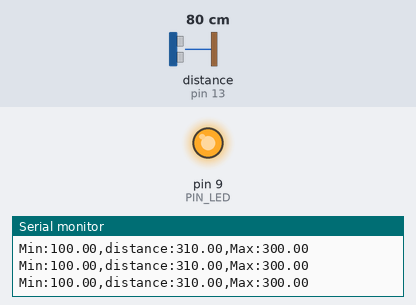
This sketch was run on a simulated Arduino Uno, built with avr-gcc and run on an emulated ATmega328P. Parts: output pins drawn as LEDs (lit = HIGH), the last lines printed to the serial monitor. Wiring (inferred from the names in the program): ultrasonic range finder: trigger pin 12; echo pin 13. The test bench sets the inputs (shaded band); at power-on: distance to the obstacle (sensor on pin 13) 80 cm. The echo pulse lasts 58.3 µs per cm; pins used as bus, display or sensor lines are not drawn.

Above: at 1.2 s.
1.3 s: distance to the obstacle (sensor on pin 13) set to 18 cm
At 2.41 s:
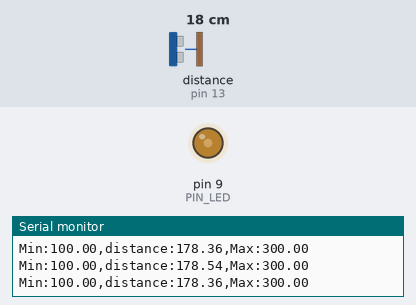
4.3 s: distance to the obstacle (sensor on pin 13) set to 2 cm
Timing chart, 0 to 7.3 s (numbered marks = the images above; inputs shaded):
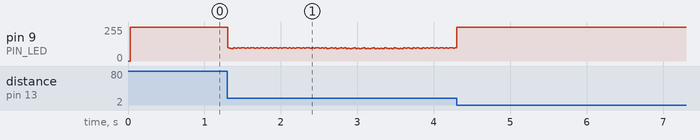

The sketch:

08_example_2_08P07_.ino
```cpp
// Arduino pin assignment
#define PIN_LED  9
#define PIN_TRIG 12   // sonar sensor TRIGGER
#define PIN_ECHO 13   // sonar sensor ECHO

// configurable parameters
#define SND_VEL 346.0     // sound velocity at 24 celsius degree (unit: m/sec)
#define INTERVAL 25      // sampling interval (unit: msec)
#define PULSE_DURATION 10 // ultra-sound Pulse Duration (unit: usec)
#define _DIST_MIN 100.0   // minimum distance to be measured (unit: mm)
#define _DIST_MAX 300.0   // maximum distance to be measured (unit: mm)

#define TIMEOUT ((INTERVAL / 2) * 1000.0) // maximum echo waiting time (unit: usec)
#define SCALE (0.001 * 0.5 * SND_VEL) // coefficent to convert duration to distance

unsigned long last_sampling_time;   // unit: msec

void setup() {
  // initialize GPIO pins
  pinMode(PIN_LED, OUTPUT);
  pinMode(PIN_TRIG, OUTPUT);  // sonar TRIGGER
  pinMode(PIN_ECHO, INPUT);   // sonar ECHO
  digitalWrite(PIN_TRIG, LOW);  // turn-off Sonar

  // initialize serial port
  Serial.begin(57600);
}

void loop() {
  float distance;

  // wait until next sampling time.
  // millis() returns the number of milliseconds since the program started.
  //    will overflow after 50 days.
  if (millis() < (last_sampling_time + INTERVAL))
    return;

  distance = USS_measure(PIN_TRIG, PIN_ECHO); // read distance

  float light;

  if (distance <= 100) {
      distance = _DIST_MIN - 10.0;     // Set Higher Value
      light = 255;
  }else if(distance <= 200){
       light = 255 - (distance - 100) * (255 / 100);
  }
  else if (distance <= 300){
      light = (distance - 200) * (255 / 100);
  }
  else if (distance <= 0.0 || distance >= 300.0){
    distance = _DIST_MAX + 10.0;
    light = 255;
  }
  else {
    light = 255;
  }
  analogWrite(PIN_LED, light);


  // output the distance to the serial port
  Serial.print("Min:");        Serial.print(_DIST_MIN);
  Serial.print(",distance:");  Serial.print(distance);
  Serial.print(",Max:");       Serial.print(_DIST_MAX);
  Serial.println("");

  // do something here
  // delay(50); // Assume that it takes 50ms to do something.

  // update last sampling time
  last_sampling_time += INTERVAL;
}

// get a distance reading from USS. return value is in millimeter.
float USS_measure(int TRIG, int ECHO)
{
  digitalWrite(TRIG, HIGH);
  delayMicroseconds(PULSE_DURATION);
  digitalWrite(TRIG, LOW);

  return pulseIn(ECHO, HIGH, TIMEOUT) * SCALE; // unit: mm

  // Pulse duration to distance conversion example (target distance = 17.3m)
  // - pulseIn(ECHO, HIGH, timeout) returns microseconds (음파의 왕복 시간)
  // - 편도 거리 = (pulseIn() / 1,000,000) * SND_VEL / 2 (미터 단위)
  //   mm 단위로 하려면 * 1,000이 필요 ==>  SCALE = 0.001 * 0.5 * SND_VEL
  //
  // - 예, pusseIn()이 100,000 이면 (= 0.1초, 왕복 거리 34.6m)
  //        = 100,000 micro*sec * 0.001 milli/micro * 0.5 * 346 meter/sec
  //        = 100,000 * 0.001 * 0.5 * 346
  //        = 17,300 mm  ==> 17.3m
}
```
